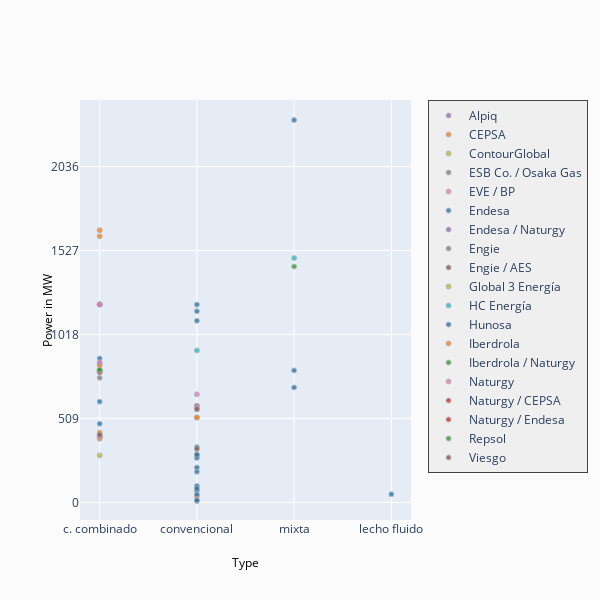

Notebook cell for this chart:
### Code cell
py.iplot(fig, filename='facet by row')

### Figure 1 — Plotly figure (JSON) as saved in the notebook; plotly's stock layout.template omitted (floating-point values rounded to 4 significant figures)
{"data": [{"marker": {"color": "rgb(148, 103, 189)", "line": {"color": "darkgrey", "width": 1}, "opacity": 0.8, "size": 5}, "mode": "markers", "name": "Alpiq", "type": "scatter", "x": ["c. combinado"], "xaxis": "x", "y": [800], "yaxis": "y"}, {"marker": {"color": "rgb(255, 127, 14)", "line": {"color": "darkgrey", "width": 1}, "opacity": 0.8, "size": 5}, "mode": "markers", "name": "CEPSA", "type": "scatter", "x": ["convencional"], "xaxis": "x", "y": [38], "yaxis": "y"}, {"marker": {"color": "rgb(188, 189, 34)", "line": {"color": "darkgrey", "width": 1}, "opacity": 0.8, "size": 5}, "mode": "markers", "name": "ContourGlobal", "type": "scatter", "x": ["c. combinado"], "xaxis": "x", "y": [800], "yaxis": "y"}, {"marker": {"color": "rgb(127, 127, 127)", "line": {"color": "darkgrey", "width": 1}, "opacity": 0.8, "size": 5}, "mode": "markers", "name": "ESB Co. / Osaka Gas", "type": "scatter", "x": ["c. combinado"], "xaxis": "x", "y": [755], "yaxis": "y"}, {"marker": {"color": "rgb(227, 119, 194)", "line": {"color": "darkgrey", "width": 1}, "opacity": 0.8, "size": 5}, "mode": "markers", "name": "EVE / BP", "type": "scatter", "x": ["c. combinado"], "xaxis": "x", "y": [795], "yaxis": "y"}, {"marker": {"color": "rgb(31, 119, 180)", "line": {"color": "darkgrey", "width": 1}, "opacity": 0.8, "size": 5}, "mode": "markers", "name": "Endesa", "type": "scatter", "x": ["convencional", "c. combinado", "convencional", "convencional", "c. combinado", "c. combinado", "convencional", "convencional", "mixta", "convencional", "convencional", "convencional", "convencional", "mixta", "convencional", "convencional", "convencional", "convencional", "convencional", "c. combinado", "convencional", "mixta", "convencional"], "xaxis": "x", "y": [1159, 400, 1101, 585, 477, 611, 270, 292, 697, 335, 186, 212, 288, 800, 73, 9, 14, 48.6, 1199, 873, 100, 2318, 84], "yaxis": "y"}, {"marker": {"color": "rgb(148, 103, 189)", "line": {"color": "darkgrey", "width": 1}, "opacity": 0.8, "size": 5}, "mode": "markers", "name": "Endesa / Naturgy", "type": "scatter", "x": ["c. combinado"], "xaxis": "x", "y": [800], "yaxis": "y"}, {"marker": {"color": "rgb(127, 127, 127)", "line": {"color": "darkgrey", "width": 1}, "opacity": 0.8, "size": 5}, "mode": "markers", "name": "Engie", "type": "scatter", "x": ["c. combinado"], "xaxis": "x", "y": [790], "yaxis": "y"}, {"marker": {"color": "rgb(140, 86, 75)", "line": {"color": "darkgrey", "width": 1}, "opacity": 0.8, "size": 5}, "mode": "markers", "name": "Engie / AES", "type": "scatter", "x": ["c. combinado"], "xaxis": "x", "y": [1200], "yaxis": "y"}, {"marker": {"color": "rgb(188, 189, 34)", "line": {"color": "darkgrey", "width": 1}, "opacity": 0.8, "size": 5}, "mode": "markers", "name": "Global 3 Energía", "type": "scatter", "x": ["c. combinado"], "xaxis": "x", "y": [285], "yaxis": "y"}, {"marker": {"color": "rgb(23, 190, 207)", "line": {"color": "darkgrey", "width": 1}, "opacity": 0.8, "size": 5}, "mode": "markers", "name": "HC Energía", "type": "scatter", "x": ["convencional", "mixta", "c. combinado"], "xaxis": "x", "y": [921, 1481, 842], "yaxis": "y"}, {"marker": {"color": "rgb(31, 119, 180)", "line": {"color": "darkgrey", "width": 1}, "opacity": 0.8, "size": 5}, "mode": "markers", "name": "Hunosa", "type": "scatter", "x": ["lecho fluido"], "xaxis": "x", "y": [50], "yaxis": "y"}, {"marker": {"color": "rgb(255, 127, 14)", "line": {"color": "darkgrey", "width": 1}, "opacity": 0.8, "size": 5}, "mode": "markers", "name": "Iberdrola", "type": "scatter", "x": ["c. combinado", "convencional", "convencional", "c. combinado", "c. combinado", "c. combinado", "c. combinado", "c. combinado"], "xaxis": "x", "y": [1613, 515, 515, 424, 831, 386, 402, 1650], "yaxis": "y"}, {"marker": {"color": "rgb(44, 160, 44)", "line": {"color": "darkgrey", "width": 1}, "opacity": 0.8, "size": 5}, "mode": "markers", "name": "Iberdrola / Naturgy", "type": "scatter", "x": ["mixta"], "xaxis": "x", "y": [1430], "yaxis": "y"}, {"marker": {"color": "rgb(227, 119, 194)", "line": {"color": "darkgrey", "width": 1}, "opacity": 0.8, "size": 5}, "mode": "markers", "name": "Naturgy", "type": "scatter", "x": ["c. combinado", "c. combinado", "convencional", "convencional", "c. combinado", "convencional", "c. combinado", "c. combinado", "c. combinado"], "xaxis": "x", "y": [1200, 400, 586, 655, 850, 563, 400, 1200, 1200], "yaxis": "y"}, {"marker": {"color": "rgb(214, 39, 40)", "line": {"color": "darkgrey", "width": 1}, "opacity": 0.8, "size": 5}, "mode": "markers", "name": "Naturgy / CEPSA", "type": "scatter", "x": ["c. combinado"], "xaxis": "x", "y": [789], "yaxis": "y"}, {"marker": {"color": "rgb(214, 39, 40)", "line": {"color": "darkgrey", "width": 1}, "opacity": 0.8, "size": 5}, "mode": "markers", "name": "Naturgy / Endesa", "type": "scatter", "x": ["c. combinado"], "xaxis": "x", "y": [800], "yaxis": "y"}, {"marker": {"color": "rgb(44, 160, 44)", "line": {"color": "darkgrey", "width": 1}, "opacity": 0.8, "size": 5}, "mode": "markers", "name": "Repsol", "type": "scatter", "x": ["c. combinado", "c. combinado"], "xaxis": "x", "y": [800, 804], "yaxis": "y"}, {"marker": {"color": "rgb(140, 86, 75)", "line": {"color": "darkgrey", "width": 1}, "opacity": 0.8, "size": 5}, "mode": "markers", "name": "Viesgo", "type": "scatter", "x": ["convencional", "convencional", "c. combinado"], "xaxis": "x", "y": [567, 324, 410], "yaxis": "y"}], "layout": {"annotations": [{"font": {"color": "#000000", "size": 12}, "showarrow": false, "text": "Type", "textangle": 0, "x": 0.5, "xanchor": "center", "xref": "paper", "y": -0.1, "yanchor": "middle", "yref": "paper"}, {"font": {"color": "#000000", "size": 12}, "showarrow": false, "text": "Power in MW", "textangle": -90, "x": -0.1, "xanchor": "center", "xref": "paper", "y": 0.5, "yanchor": "middle", "yref": "paper"}], "height": 600, "legend": {"bgcolor": "#efefef", "borderwidth": 1, "x": 1.05, "y": 1, "yanchor": "top"}, "paper_bgcolor": "rgb(251, 251, 251)", "showlegend": true, "title": {"text": ""}, "width": 600, "xaxis": {"anchor": "y", "domain": [0, 1], "dtick": 1, "ticklen": 0, "zeroline": false}, "yaxis": {"anchor": "x", "domain": [0, 1], "dtick": 509, "range": [-106.5, 2439.0], "ticklen": 0, "zeroline": false}}}
